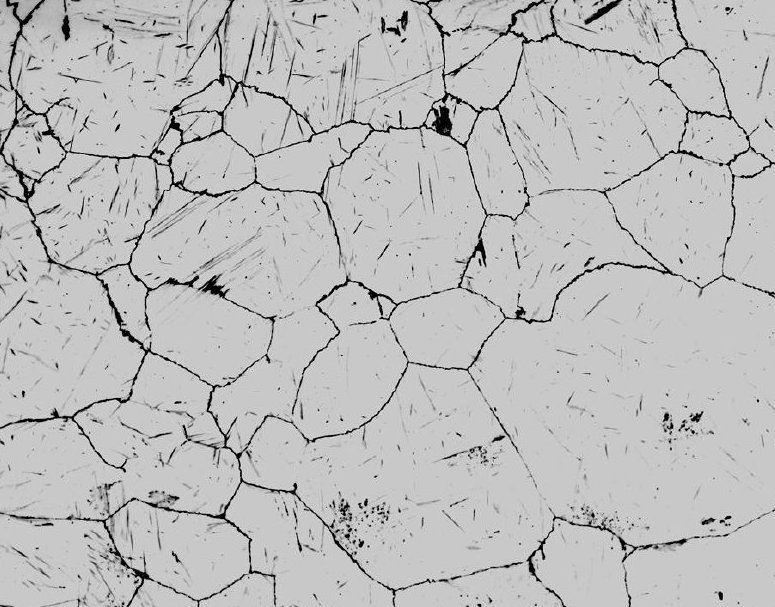
#> input picture data/grains.jpg, 775 x 607 px
$ python keypoint_detectors_descriptors.py
#> lines starting #> are read from the running program, lines starting #| are printed output that depends on the picture; after the words box and inside, x2 and y2 are one past the last pixel; in counts of white or black regions, pixels touching at a corner belong together
from matplotlib import pyplot as plt
import numpy as np
import cv2

img = cv2.imread("../data/grains.jpg")
#> img is the input picture: shape (607, 775, 3); min 0, max 254, mean 189.1
gray = cv2.cvtColor(img, cv2.COLOR_BGR2GRAY)
gray = np.float32(gray)
plt.figure(figsize=(16,8))

plt.subplot(2,2,1)
plt.imshow(img)
plt.title("Original Image")

plt.subplot(2,2,2)
plt.imshow(gray)
plt.title("Gray Image")

harris = cv2.cornerHarris(gray, 2, 3, 0.04)
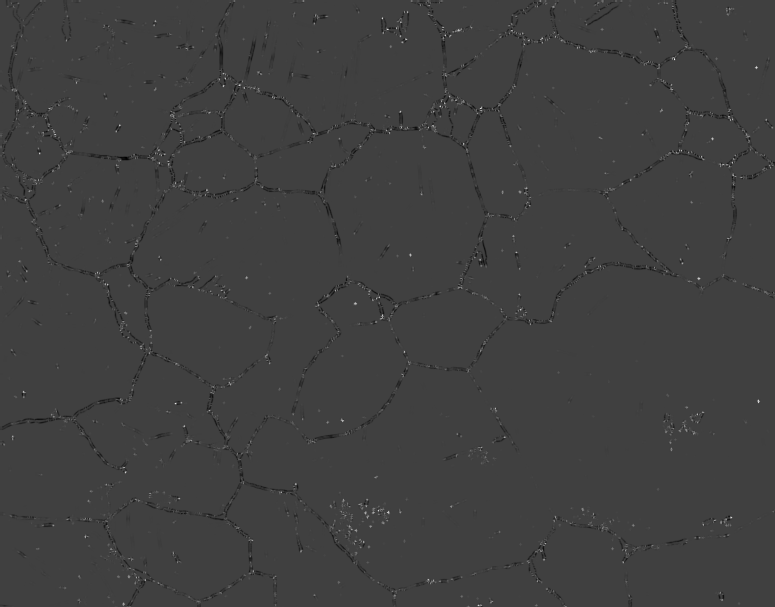
#> harris: shape (607, 775) float32; min -63120812, max 188024864, mean -185387.9; drawn with min black and max white
img[harris>0.01*harris.max()] = [255, 0, 0]
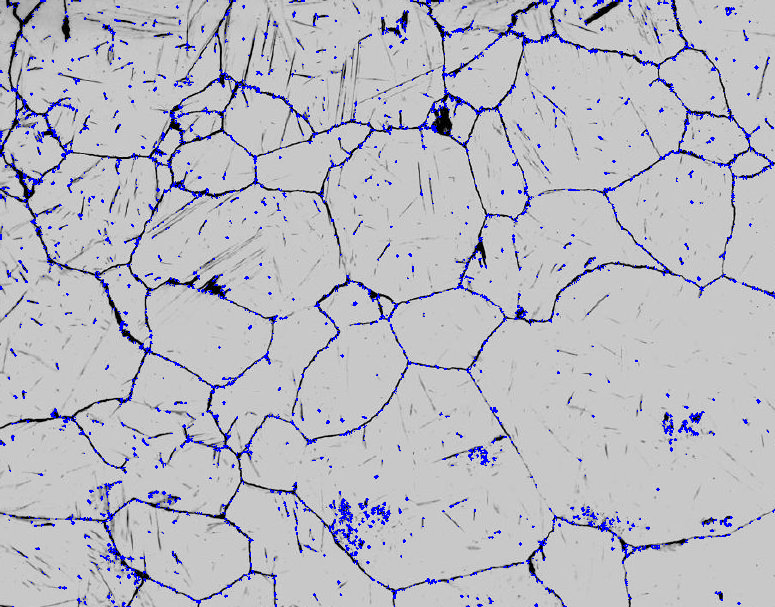
#> img: shape (607, 775, 3); 3.23% of pixels changed, all inside (x1, y1, x2, y2) = (0, 0, 775, 607)
plt.figure(figsize=(16,8))

plt.subplot(2,2,1)
plt.imshow(harris, cmap = 'gray')
plt.title("Harris Mask Image")
# =============================================================================
# Shi-Tomasi Corner Detection
# =============================================================================
img = cv2.imread("../data/grains.jpg")
gray = cv2.cvtColor(img, cv2.COLOR_BGR2GRAY)

corners = cv2.goodFeaturesToTrack(gray, 25, 0.01, 10)
#> corners = 25 rows, first 8: [158, 149], [698, 278], [23, 391], [239, 84], [673, 57], [480, 107], [528, 39], [449, 35]

for i in corners:
    x, y = i.ravel()
    cv2.circle(img, (int(x), int(y)), 3, 255, -1)
#> this loop made 25 passes
#> (x, y) on passes 1 to 12: (158, 149), (698, 278), (23, 391), (239, 84), (673, 57), (480, 107), (528, 39), (449, 35), (755, 67), (355, 303), (167, 163), (730, 517)
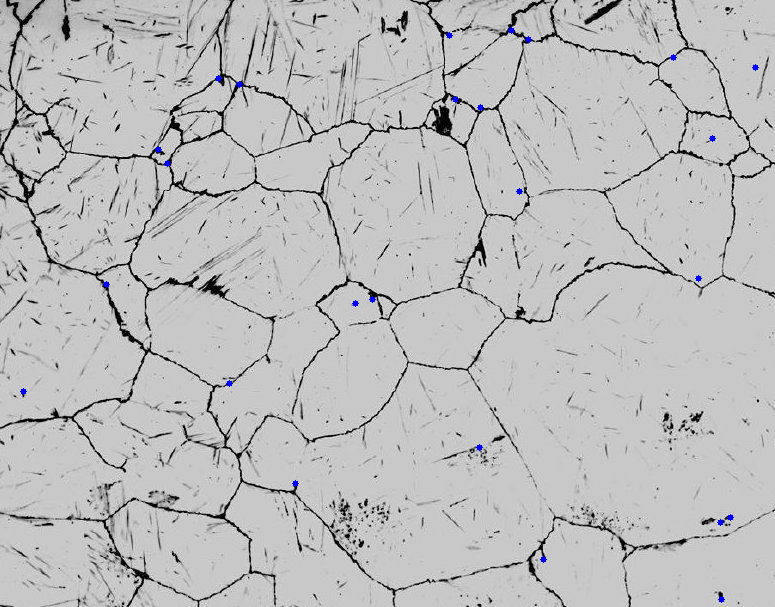
#> img: shape (607, 775, 3); 0.15% of pixels changed, all inside (x1, y1, x2, y2) = (20, 27, 759, 603)
img_rgb = cv2.cvtColor(img, cv2.COLOR_BGR2RGB)

plt.subplot(2,2,2)
plt.imshow(img_rgb)
plt.title("Shi-Tomasi Corners Image")
"""
Parameters
maxCorners
25

Maximum number of corners to keep.

qualityLevel
0.01

Relative corner quality threshold.

Smaller value:

detects more corners
may include noise

Larger value:

keeps only strong corners
minDistance
10

Minimum allowed distance between corners.

Prevents many corners from clustering together.

Corner Coordinates
corners.shape

Usually:

(N,1,2)

Each corner contains:

[[x,y]]
ravel()
x, y = i.ravel()

Flattens:

[[x,y]]

into:

[x,y]
Drawing Corners
cv2.circle(img, (int(x), int(y)), 3, 255, -1)

Draws a filled circle at the corner location.

circle Parameters
cv2.circle(image, center, radius, color, thickness)
center
(int(x), int(y))

Pixel coordinates.

Must be integers.

radius
3

Circle size.

color
255

White color for grayscale image.

For BGR image:

(255,0,0)

would be blue.
thickness
-1

Filled circle.
"""
from matplotlib import pyplot as plt
import numpy as np
import cv2
img = cv2.imread("../data/grains.jpg", 0)
#Oriented FAST and Rotated BRIEF
#feature detector + descriptor
orb = cv2.ORB_create(50)
#50 Maximum number of strongest keypoints to keep

kp, des = orb.detectAndCompute(img, None)
#> kp = 50 keypoints; strongest (x, y, size): (455, 100, 31), (388, 131, 37.2), (47, 129, 31), (448, 34, 31)
#Performs:
#keypoint detection and descriptor computation

img2  = cv2.drawKeypoints(img, kp, None, flags = cv2.DRAW_MATCHES_FLAGS_DRAW_RICH_KEYPOINTS)
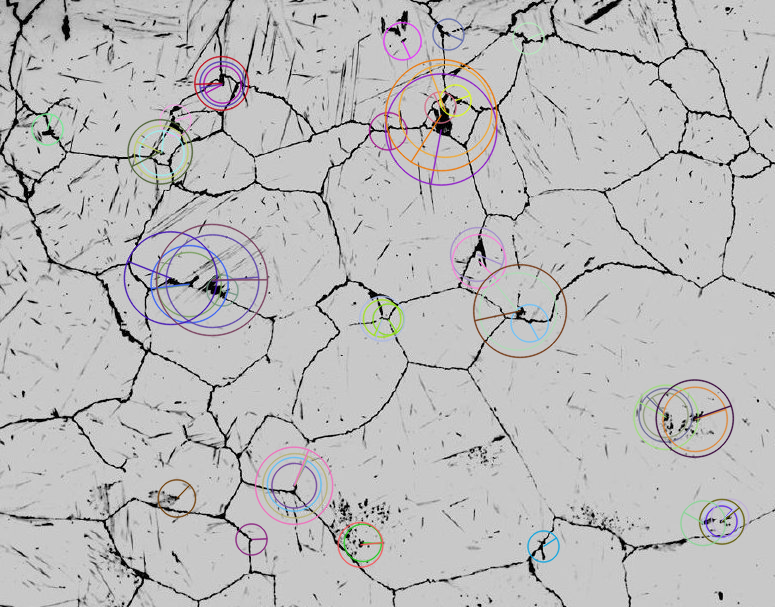
#> img2: shape (607, 775, 3); mean of channels 0, 1, 2 187.7, 187.4, 188.1; drawn as B, G, R
plt.figure(figsize = (16,8))
plt.subplot(1,2,1)
plt.imshow(img2)
plt.title("Key Points")


"""
kp
kp

List of keypoint objects.

Each keypoint contains:

position
orientation
scale
response strength

Example:

kp[0].pt

returns:

(x, y)
des
des

Descriptor matrix.

Each row corresponds to one keypoint descriptor.

Used for:

feature matching
similarity comparison
drawKeypoints
img2 = cv2.drawKeypoints(
    img,
    kp,
    None,
    flags=0
)

Draws detected keypoints on the image.

drawKeypoints Parameters
cv2.drawKeypoints(
    image,
    keypoints,
    outImage,
    flags
)
image

Input image.

keypoints

Detected keypoints list.

outImage
None

OpenCV automatically creates output image.

flags

Controls how keypoints are visualized.

flags = 0
flags = 0

Basic drawing mode.

Draws simple circles at keypoint locations.
"""

$ run again, with data/Alloy.jpg copied over data/grains.jpg
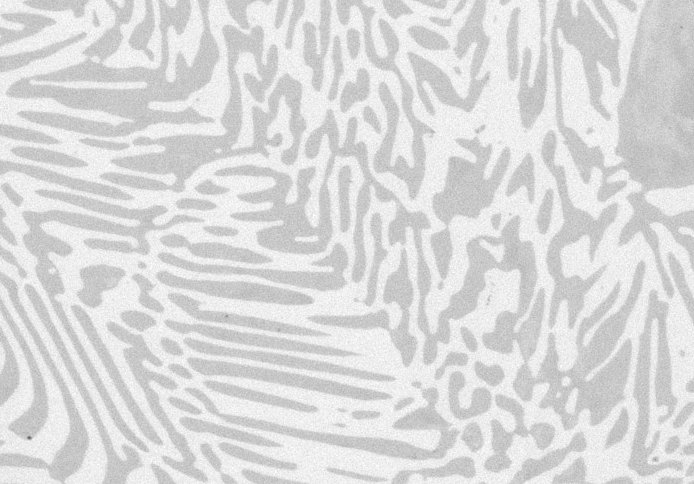
#> input picture data/Alloy.jpg, 694 x 484 px
#> img is the input picture: shape (484, 694, 3); min 95, max 255, mean 218.6
#> corners = 25 rows, first 8: [28, 437], [434, 132], [227, 316], [681, 27], [510, 214], [477, 132], [657, 460], [412, 12]
#> the loop `for i in corners:` made 25 passes
#> after the loop `for i in corners:`:
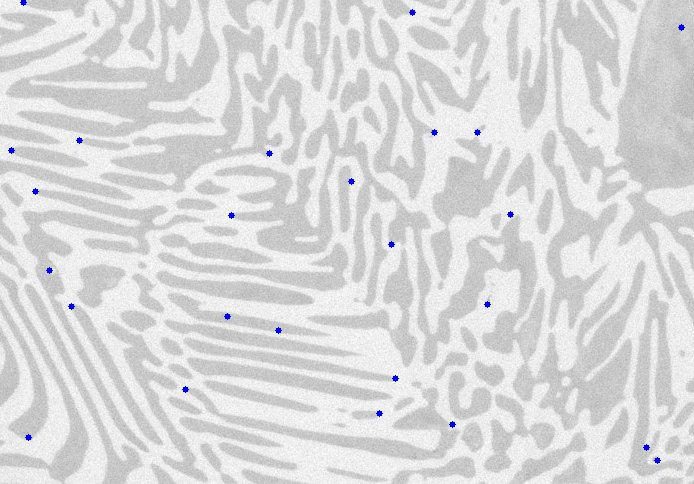
#> img: shape (484, 694, 3); 0.22% of pixels changed, all inside (x1, y1, x2, y2) = (8, 0, 685, 464)
#> kp = 50 keypoints; strongest (x, y, size): (433, 131, 31), (226, 316, 31), (311, 300, 44.6), (432, 131, 37.2)
#> `"""`:
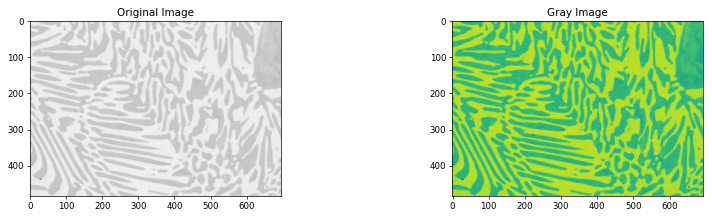
#> figure drawn by matplotlib, 2 panels
